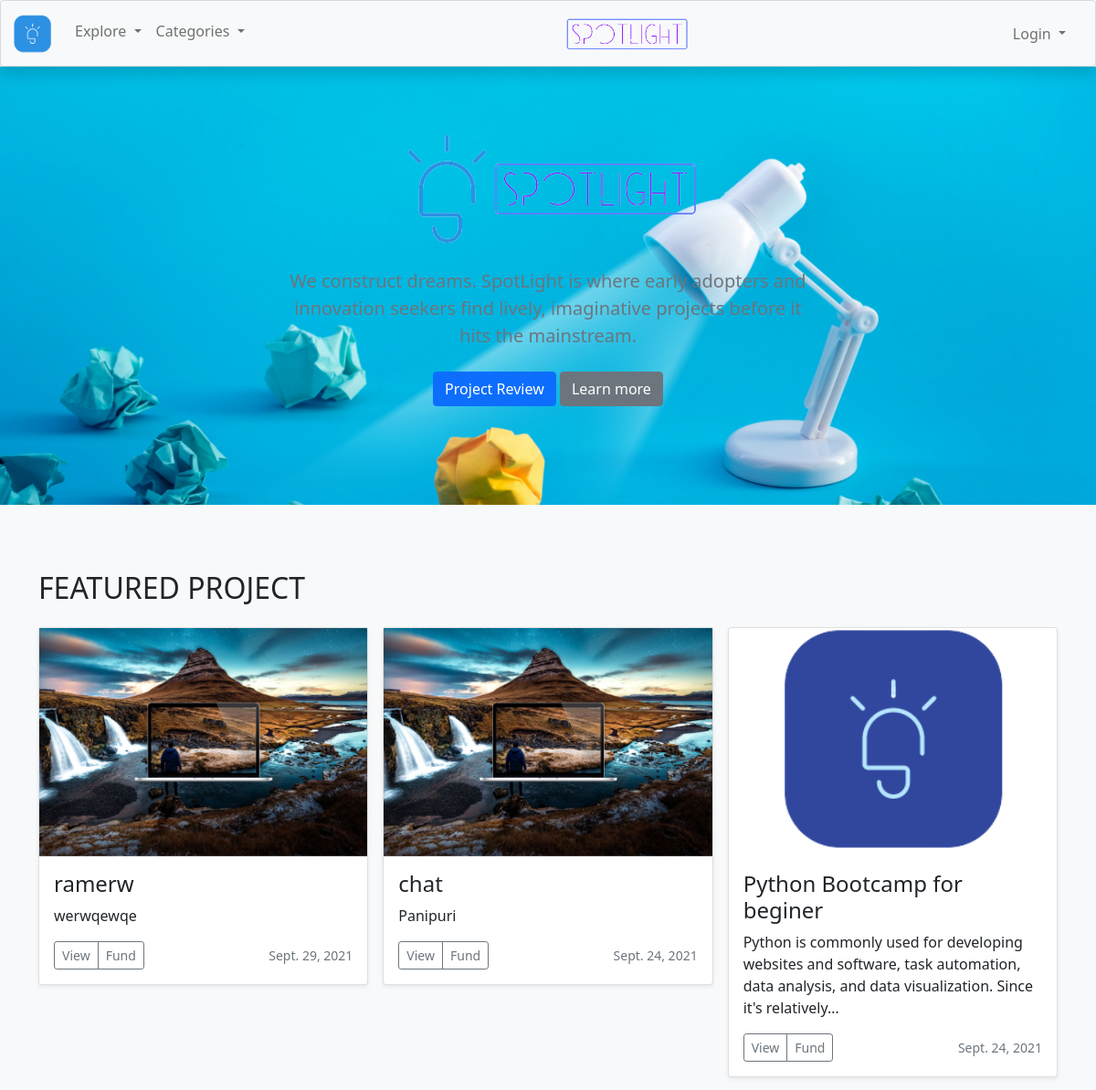
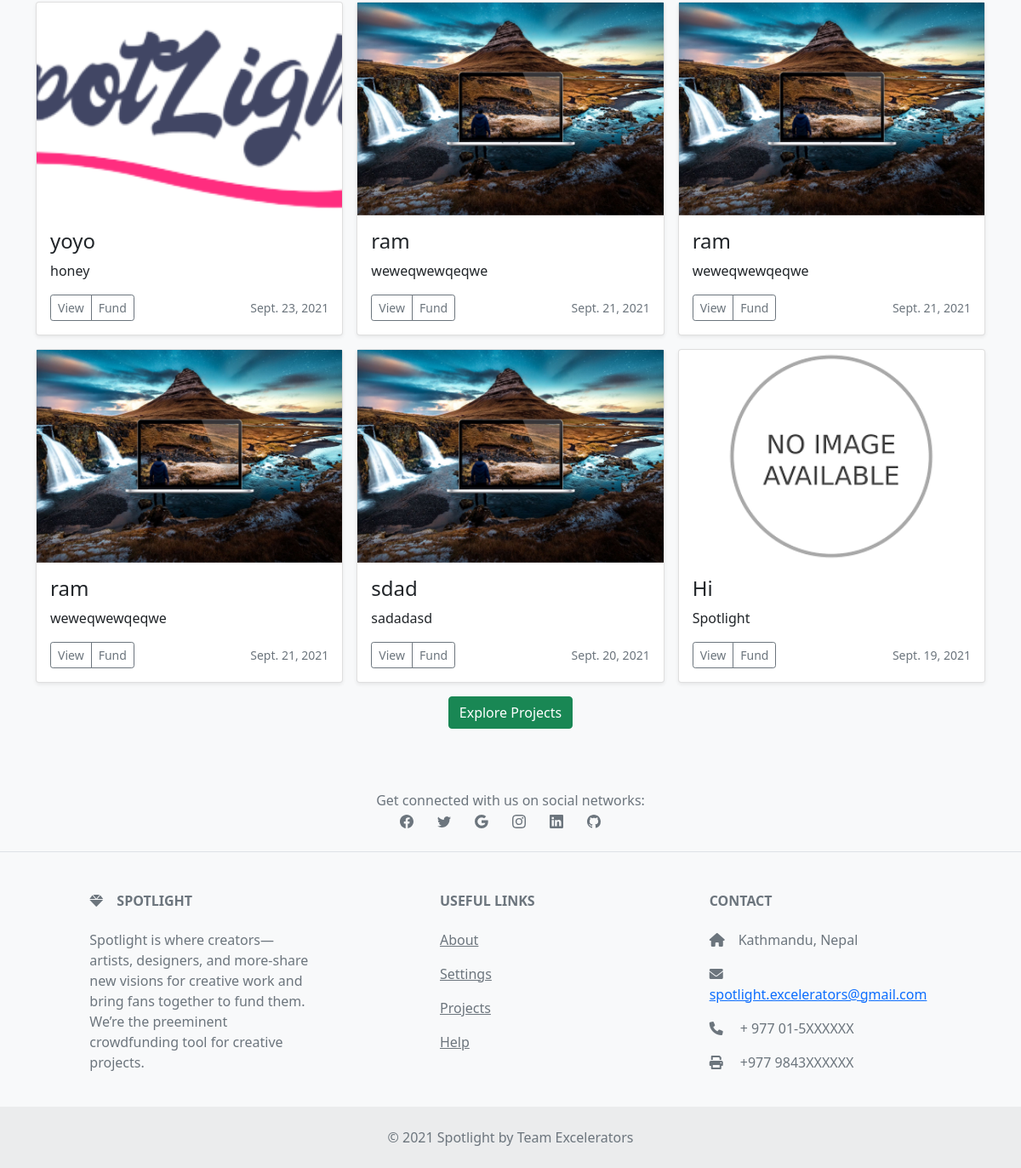
The page / on the database its author committed (2 pictures, top to bottom).
### creator/models.py (models this page shows)
class creator_Basic(models.Model):
    Author = models.CharField(max_length=25)
    title = models.CharField(max_length=25)
    category = models.CharField(max_length=100)
    reciepient = models.CharField(max_length=100)
    description = models.TextField()
    image = models.ImageField(upload_to='media/static/img')
    FundingGoal = models.IntegerField(default='0')
    pledgeAmount = models.IntegerField(default='0')
    TargetLaunchDate = models.DateField(default=now, blank=True)

### creator/views.py (the view)
# urls.py: path('', views.View_Projects,name= 'home'),
def View_Projects(request):
    data = creator_Basic.objects.all().order_by('-TargetLaunchDate')
    return render(request, "home.html", {"projects": data})

### templates/home.html (shortened to what this page needs)
{% extends 'base.html' %}
{% block content %}
  <section class=" text-center">
    <div style="background-image: url('/static/img/bg_light.png');background-size: cover; height:480px;">
    <div class="row py-lg-5" >
      <div class="col-lg-6 col-md-8 mx-auto" >
        <img src="/static/SpotLight_Logos/logo6.png">
        <p class="lead text-muted">We construct dreams.
        SpotLight is where early adopters and innovation seekers find lively, imaginative projects before it hits the mainstream.</p>
        <p>
          <a href="#" class="btn btn-primary my-2">Project Review</a>
          <a href="#" class="btn btn-secondary my-2">Learn more</a>
        </p>
      </div>
    </div>
  </div>
  </section>
  <div class="album py-5 bg-light">
    <div class="container">
      <div class="text-left my-4">
        <h2>FEATURED PROJECT</h2>
      </div>
      <div class="row row-cols-1 row-cols-sm-2 row-cols-md-3 g-3">
        {% for pr in projects|slice:":9" %}
            <div class="col">
            <div class="card shadow-sm">
              <div class="overflow-hidden container center" style="height: 250px; display: flex; justify-content: center;">
                {% if pr.image %}
                  <img src="{{pr.image.url}}" onerror="this.onerror=null;this.src='static/img/no image.png';">
                {% endif %}
                {% if not pr.image %}
                  <img src="static/img/no image.png">
                {% endif %}
              </div>
              <div class="card-body">
              <h4>{{pr.title}}</h4>
                <p class="card-text">{{pr.description|truncatechars:140}}</p>
                <div class="d-flex justify-content-between align-items-center">
                  <div class="btn-group">
                    <a href="/creator/project/{{pr.id}}" class="btn btn-sm btn-outline-secondary">
                      View
                    </a>
                    <a href="/investor/checkout/{{pr.id}}" class="btn btn-sm btn-outline-secondary">
                      Fund
                    </a>
                  </div>
                  <small class="text-muted">{{pr.TargetLaunchDate}}</small>
                </div>
              </div>
            </div>
          </div>
        {% endfor %}
      </div>
      <div class="w-100 pt-3 text-center" >
        <a class="btn btn-success" href="/creator/projects">Explore Projects</a>
      </div>
    </div>
  </div>
{% endblock %}

### rows shown on the page
creator_Basic: image (picture), title "ramerw", description "werwqewqe", TargetLaunchDate "Sept. 29, 2021"
creator_Basic: image (picture), title "chat", description "Panipuri", TargetLaunchDate "Sept. 24, 2021"
creator_Basic: image (picture), title "Python Bootcamp for beginer", description "Python is commonly used for developing websites and software, task automation, data analysis, and data visualization. Since it's relatively…", TargetLaunchDate "Sept. 24, 2021"
creator_Basic: image (picture), title "yoyo", description "honey", TargetLaunchDate "Sept. 23, 2021"
creator_Basic: image (picture), title "ram", description "weweqwewqeqwe", TargetLaunchDate "Sept. 21, 2021"
creator_Basic: image (picture), title "ram", description "weweqwewqeqwe", TargetLaunchDate "Sept. 21, 2021"
creator_Basic: image (picture), title "ram", description "weweqwewqeqwe", TargetLaunchDate "Sept. 21, 2021"
creator_Basic: image (picture), title "sdad", description "sadadasd", TargetLaunchDate "Sept. 20, 2021"
creator_Basic: title "Hi", description "Spotlight", TargetLaunchDate "Sept. 19, 2021"
